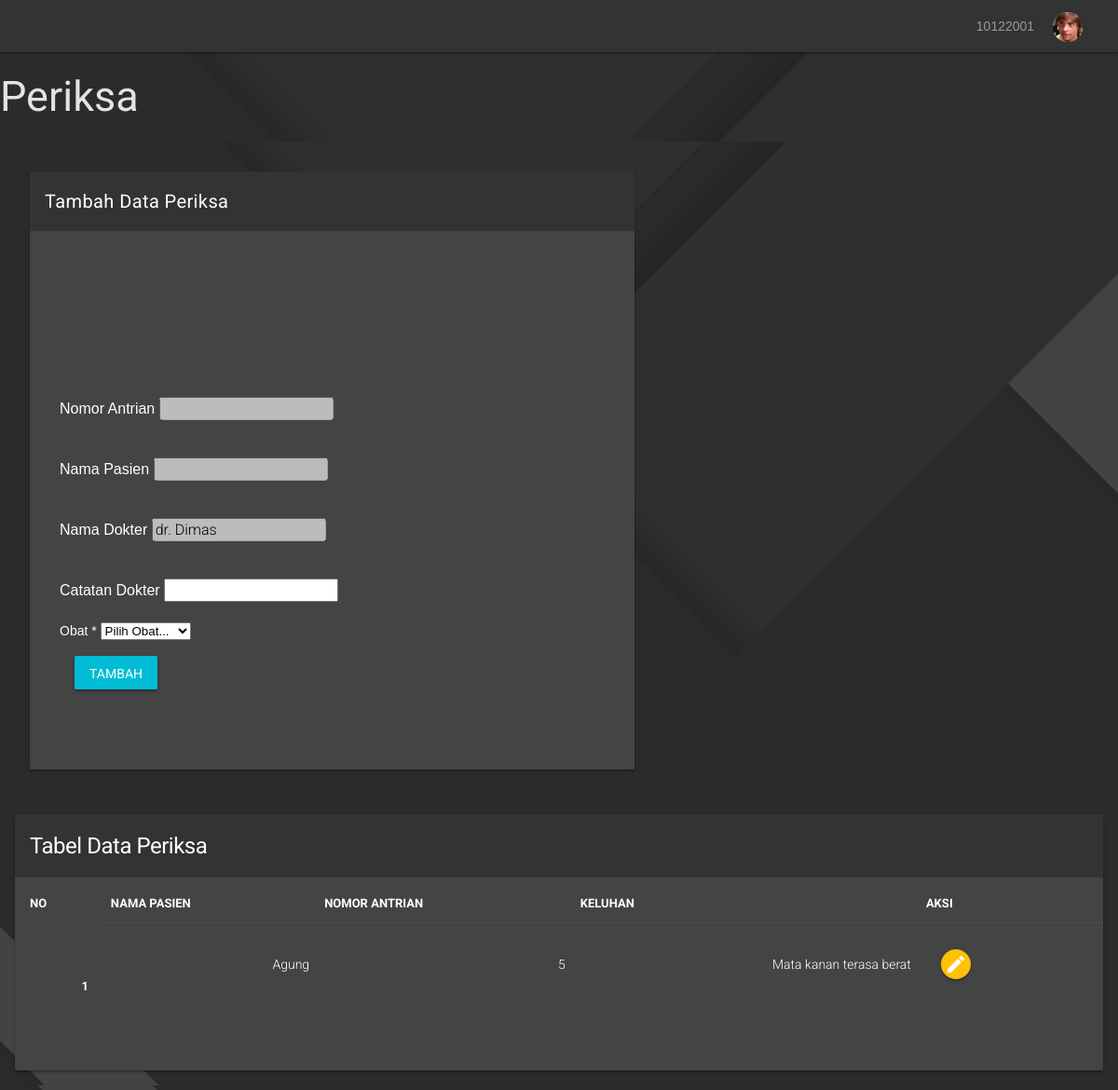
/dokterdashboard.php?page=periksa (signed in), run on the app's committed database.
### tables this page shows
CREATE TABLE `daftar_poli` (
  `id` int(11) UNSIGNED NOT NULL,
  `id_pasien` int(11) UNSIGNED NOT NULL,
  `id_jadwal` int(11) UNSIGNED NOT NULL,
  `keluhan` text NOT NULL,
  `no_antrian` int(11) UNSIGNED NOT NULL,
  `tanggal` timestamp NOT NULL DEFAULT current_timestamp() ON UPDATE current_timestamp()
);

CREATE TABLE `pasien` (
  `id` int(11) UNSIGNED NOT NULL,
  `nama` varchar(255) NOT NULL,
  `alamat` varchar(255) NOT NULL,
  `no_ktp` varchar(255) NOT NULL,
  `no_hp` varchar(255) NOT NULL,
  `no_rm` varchar(255) NOT NULL
);

### periksa.php (the view, shortened to what this page needs)
<main class="mdl-layout__content ui-form-components">
<div class="mdl-grid mdl-cell mdl-cell--12-col-desktop mdl-cell--12-col-tablet mdl-cell--4-col-phone mdl-cell--top">
    <div class="mdl-cell mdl-cell--7-col-desktop mdl-cell--7-col-tablet mdl-cell--4-col-phone">
        <div class="mdl-card mdl-shadow--2dp">
            <div class="mdl-card__title">
                <h5 class="mdl-card__title-text text-color--white">Tambah Data Periksa</h5>
            </div>
            <div class="mdl-card__supporting-text">
                <form class="form form--basic" method="POST" action="">
                <?php
                    $nama_dokter = $_SESSION['nama'];
                    $catatan = '';
                    $nama_pasien = '';
                    $no_antrian = '';
                    ?>
                    <div class="mdl-grid">
                        <div class="mdl-cell mdl-cell--12-col-desktop mdl-cell--12-col-tablet mdl-cell--4-col-phone form__article">
                            <div class="mdl-textfield mdl-js-textfield full-size">
                            </div>
                            <div class="mdl-textfield mdl-js-textfield full-size">
                            </div>
                            <div class="mdl-textfield mdl-js-textfield full-size">
                            </div>
                            <div class="mdl-textfield mdl-js-textfield full-size">Nomor Antrian
                                <input style="color:black;" disabled type="text" name="no_antrian" class="form-control" required value="<?php echo $no_antrian ?>">
                            </div>
                            <div class="mdl-textfield mdl-js-textfield full-size">Nama Pasien
                                <input style="color:black;" disabled type="text" name="id_pasien" class="form-control" required value="<?php echo $nama_pasien ?>">
                            </div>
                            <div class="mdl-textfield mdl-js-textfield full-size">Nama Dokter
                                <input disabled style="color:black;" type="text" name="id_dokter" class="form-control" required value="<?php echo $nama_dokter ?>">
                            </div>
                            <div class="mdl-textfield mdl-js-textfield full-size">Catatan Dokter
                                <input style="color:black;" type="text" name="catatan" class="form-control" required value="<?php echo $catatan ?>">
                            </div>
                            <div class="dropdown mb-3 w-25">
                                <label for="id_obat">Obat <span class="text-danger">*</span></label>
                                <select class="form-select" name="id_obat" aria-label="id_obat">
                                    <option value="" selected>Pilih Obat...</option>
                                </select>
                            </div>
                            <li class="mdl-list__item">
                                <button type="submit" name="simpanData" class="mdl-button mdl-js-button mdl-button--raised mdl-js-ripple-effect button--colored-light-blue">
                                    Tambah
                                </button>
                            </li>
                        </div>
                    </div>
                </form>
            </div>
        </div>
    </div>
</div>
<div class="mdl-grid ui-tables">
            <div class="mdl-cell mdl-cell--12-col-desktop mdl-cell--12-col-tablet mdl-cell--4-col-phone">
                <div class="mdl-card mdl-shadow--2dp">
                    <div class="mdl-card__title">
                        <h1 class="mdl-card__title-text">Tabel Data Periksa</h1>
                    </div>
                    <div class="mdl-card__supporting-text no-padding">
                        <table class="mdl-data-table mdl-js-data-table">
                            <thead>
                                <tr>
                                    <th class="mdl-data-table__cell--non-numeric">NO</th>
                                    <th class="mdl-data-table__cell--non-numeric">NAMA PASIEN</th>
                                    <th class="mdl-data-table__cell--non-numeric">NOMOR ANTRIAN</th>
                                    <th class="mdl-data-table__cell--non-numeric">KELUHAN</th>
                                    <th class="mdl-data-table__cell--non-numeric">AKSI</th>
                            </thead>
                            <tbody>
                            <?php
                        $id_dokter = $_SESSION['id'];
                        $result = mysqli_query($mysqli, "
                                SELECT daftar_poli.*, pasien.nama AS nama, jadwal_periksa.hari, jadwal_periksa.jam_mulai, jadwal_periksa.jam_selesai
                                FROM daftar_poli
                                JOIN (
                                    SELECT id_pasien, MAX(tanggal) as max_tanggal
                                    FROM daftar_poli
                                    GROUP BY id_pasien
                                ) as latest_poli ON daftar_poli.id_pasien = latest_poli.id_pasien AND daftar_poli.tanggal = latest_poli.max_tanggal
                                JOIN jadwal_periksa ON daftar_poli.id_jadwal = jadwal_periksa.id
                                JOIN pasien ON daftar_poli.id_pasien = pasien.id
                                LEFT JOIN periksa ON daftar_poli.id = periksa.id_daftar_poli
                                WHERE jadwal_periksa.id_dokter = '$id_dokter' AND periksa.id_daftar_poli IS NULL
                            ");
                        $no = 1;
                        while ($data = mysqli_fetch_array($result)) :
                        ?>
                                <tr>
                                    <th scope="row"><?php echo $no++ ?></th>
                                    <td><?php echo $data['nama'] ?></td>
                                    <td><?php echo $data['no_antrian'] ?></td>
                                    <td><?php echo $data['keluhan'] ?></td>
                                    <td>
                                            <li class="mdl-list__item">
                                                <a href="dokterdashboard.php?page=periksa&id=<?php echo $data['id'] ?>">
                                                    <button class="mdl-button mdl-js-button mdl-button--icon mdl-button--raised mdl-js-ripple-effect button--colored-orange">
                                                        <i class="material-icons">edit</i>
                                                    </button>
                                                </a>
                                            </li>
                                    </td>
                                </tr>
                                <?php endwhile; ?>
                            </tbody>
                        </table>
                    </div>
                </div>
            </div>
        </div>
</main>

### data on the page
daftar_poli: id_pasien.nama "Agung", no_antrian "5", keluhan "Mata kanan terasa berat"

### other printed values
$_SESSION['nip'] "10122001"
$_GET['page'] "Periksa"
